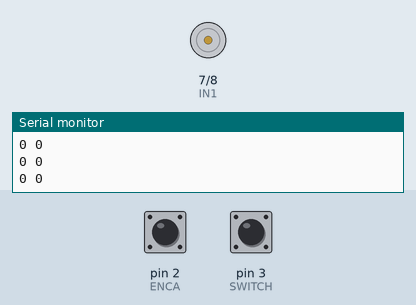
Bench run of a sketch on a simulated Arduino Uno, built with avr-gcc and run on an emulated ATmega328P. On the bench: motor-driver pin pairs drawn as motors (green arrow = first pin HIGH = forward, orange = second pin HIGH = backward, longer = more drive, scaled by the enable pin), the last lines printed to the serial monitor. The inputs (shaded band) are chosen by the test bench; at power-on: pin 3 (SWITCH) HIGH, pin 2 (ENCA) HIGH.

Above: at 1.2 s.
1.3 s: pin 3 (SWITCH) pulled LOW for 0.15 s
At 1.8 s:
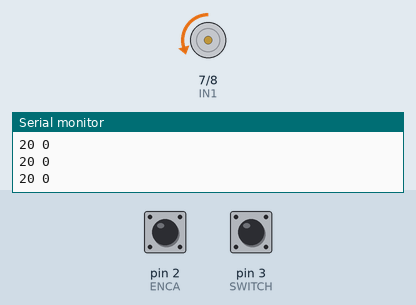
Timing chart, 0 to 4.3 s (numbered marks = the images above; inputs shaded):
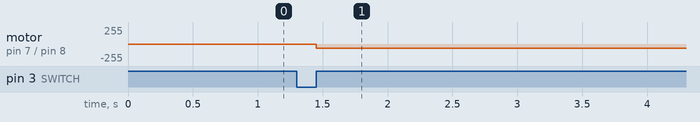

Measured:
- after the input at 1.3 s, motor on pin 7 (IN1) / pin 8 (IN2): stopped → backward 60/255 after 0.15 s

The sketch:

sketch_nov09a.ino
```cpp
/****************************************************/
/*                    PIN MAP                       */
/****************************************************/

#define ENCA 2 // YELLOW
#define SWITCH 3 //INPUT_SWITCH
#define ENCB 10 // WHITE
#define PWM 5
#define IN1 7
#define IN2 8
#define FREE_RUNNING 0
#define LEARNING     1
/**********************************************************/
/*                   DOOR STATES                          */
/**********************************************************/
#define OPENING 1
#define CLOSING 2
#define OPENED  3
#define CLOSED  4
#define MOVE    6
#define STOP    5
/**********************************************************/
/*                   GLOBALS                              */
/**********************************************************/
volatile static signed int posi=0 ,Door_State = CLOSED,Motor_state = STOP,target=0,dir=0,pwr=0;
void Intialization(void);
int Motor_Mode(unsigned int Mode);
int Motor_speed(int target);
void setup()
{

   Serial.begin(9600);
   Intialization();

}

void loop(){

  Serial.print(target);
  Serial.print(" ");
  Serial.print(posi);
  Serial.println();

int Mode = Motor_Mode(FREE_RUNNING);
  }

void Start_Motion()
{
if (Door_State == CLOSED)
{Door_State = OPENING ;

dir = 1 ;
target = 20;
Motor_state = MOVE;
}
if (Door_State == OPENED)
{Door_State = CLOSING;
dir = 0;
 target = 0;
Motor_state = MOVE;
}

}


void setMotor(int dir, int pwmVal)
{
  analogWrite(PWM,pwmVal);
  if(dir == 1){
    digitalWrite(IN1,LOW);
    digitalWrite(IN2,HIGH);

  }
  else if(dir == 0){
    digitalWrite(IN1,HIGH);
      digitalWrite(IN2,LOW);

  }

}
void readEncoder(){
  int b = digitalRead(ENCB);
  if(b > 0){
    posi++;
  }
  else{
    posi--;
  }
  if(posi == target)
  {Motor_state = STOP;}
}


void Intialization(void){

    pinMode(ENCA,INPUT);
  pinMode(ENCB,INPUT);
  pinMode(SWITCH,INPUT);
  attachInterrupt(digitalPinToInterrupt(ENCA),readEncoder,RISING);
  attachInterrupt(digitalPinToInterrupt(SWITCH),Start_Motion,RISING);

  pinMode(PWM,OUTPUT);
  pinMode(IN1,OUTPUT);
  pinMode(IN2,OUTPUT);


  }

  int Motor_speed(int target){
  int speedy = 0;

    return speedy;
    }


  int Motor_Mode(unsigned int Mode)
  {
  switch (Mode){
    case FREE_RUNNING:{

  if(Motor_state == STOP) //&& ((Door_State == OPENING)||(Door_State == CLOSING)))
    {

  setMotor(dir, 0);

  if(Door_State == OPENING)
  Door_State = OPENED;
  if(Door_State == CLOSING)
  Door_State = CLOSED;
   }
  else
   {
  setMotor(dir, 60);

   }


      break;
      }
    case LEARNING:{


      break;
      }


    }


  return Mode;
  }
```
